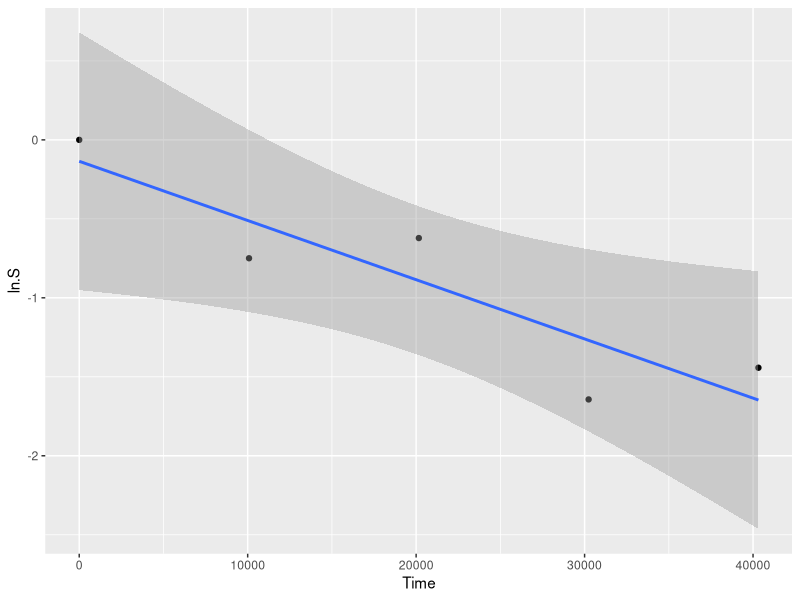
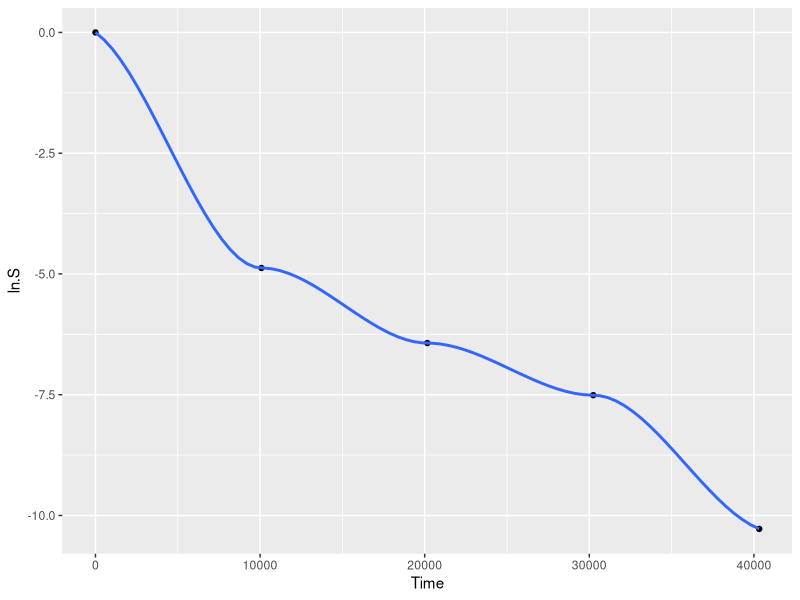
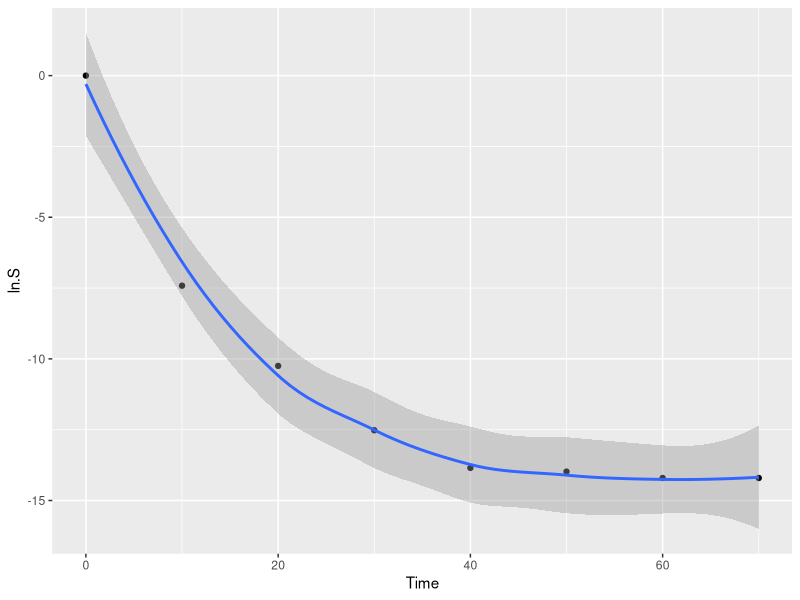
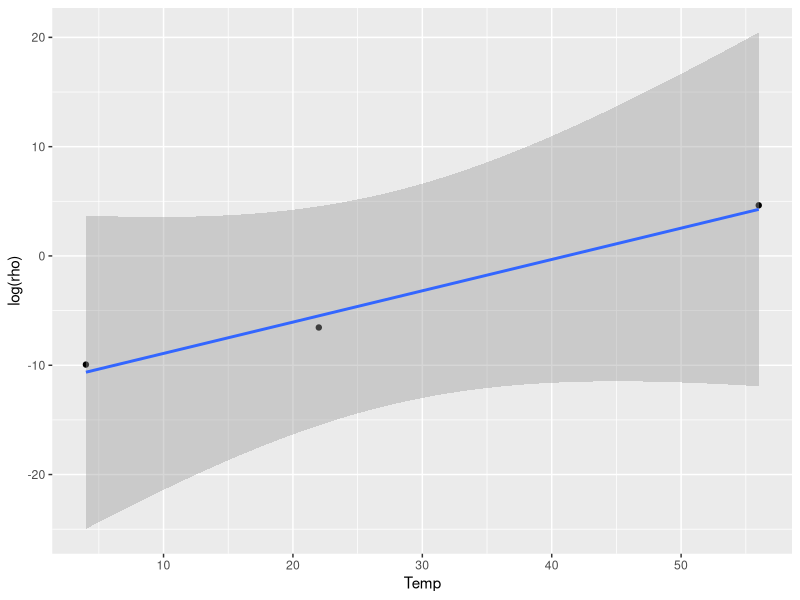
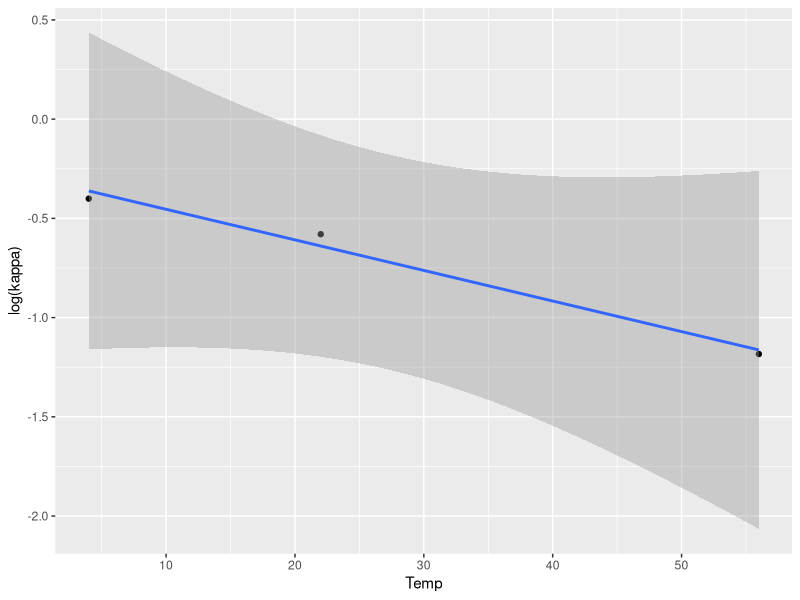
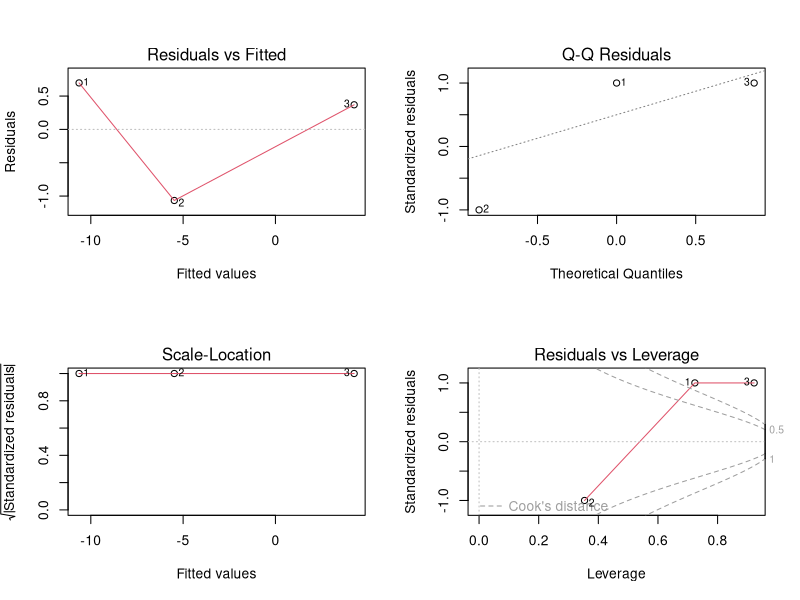
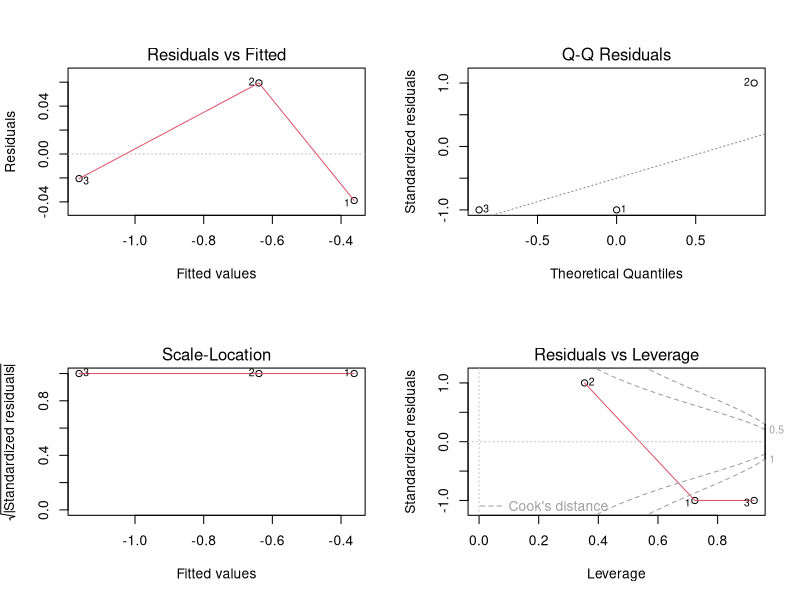

The R source for these figures, in order:
datos <- read.csv("Nicho/Datos/HeV-survival.csv")

d.4 <- subset(datos, Temp == 4)
d.22 <- subset(datos, Temp == 22)
d.56 <- subset(datos, Temp == 56)

library(ggplot2)

ggplot(d.4) + geom_point(aes(x = Time, y = ln.S)) +
  geom_smooth(aes(x = Time, y = ln.S), method = "lm")

ggplot(d.22) + geom_point(aes(x = Time, y = ln.S)) +
  geom_smooth(aes(x = Time, y = ln.S), method = "loess")

ggplot(d.56) + geom_point(aes(x = Time, y = ln.S)) +
  geom_smooth(aes(x = Time, y = ln.S), method = "loess")

# 

# Regresiones

m4 <- nls(ln.S ~ -( rho * Time )^ (kappa), 
          data = d.4, 
          start = list(rho = 1, kappa = 0.9),
          lower = c(0.00001, 0.1),
          upper = c(1, 1),
          algorithm =  "port")

m22 <- nls(ln.S ~ -( rho * Time )^ (kappa), 
          data = d.22, 
          start = list(rho = 1, kappa = 0.9),
          lower = c(0.0001, 0.1),
          upper = c(1, 1),
          algorithm =  "port")

m56 <- nls(ln.S ~ -( rho * Time )^ (kappa), 
          data = d.56, 
          start = list(rho = 1, kappa = 0.9),
          lower = c(0.1, 0.1),
          upper = c(105, 1.5),
          algorithm =  "port")

# Identificando efecto de temperatura sobre rho y kappa

par.estim <- data.frame(rbind(coef(m4), coef(m22), coef(m56)))

par.estim$Temp <-c(4, 22, 56)

ggplot(par.estim) + geom_point(aes(x = Temp, y = log(rho))) +
  geom_smooth(aes(x = Temp, y = log(rho)), method = "lm")
ggplot(par.estim) + geom_point(aes(x = Temp, y = log(kappa))) +
  geom_smooth(aes(x = Temp, y = log(kappa)), method = "lm")

# Modelos para los parámetros

m.rho <- lm(log(rho) ~ Temp, data = par.estim)
m.kappa <- lm(log(kappa) ~ Temp + Temp^2, data = par.estim)

par(mfrow = c(2,2))
plot(m.rho)
plot(m.kappa)

rho.coef <- coef(m.rho)
kappa.coef <- coef(m.kappa)

coef.pk <- data.frame(par = c("ap", "Bp", "ak", "Bk"), 
                      valor = c(rho.coef, kappa.coef))

write.csv(coef.pk, "Nicho/Coeficientes-pk.csv", row.names = F)
